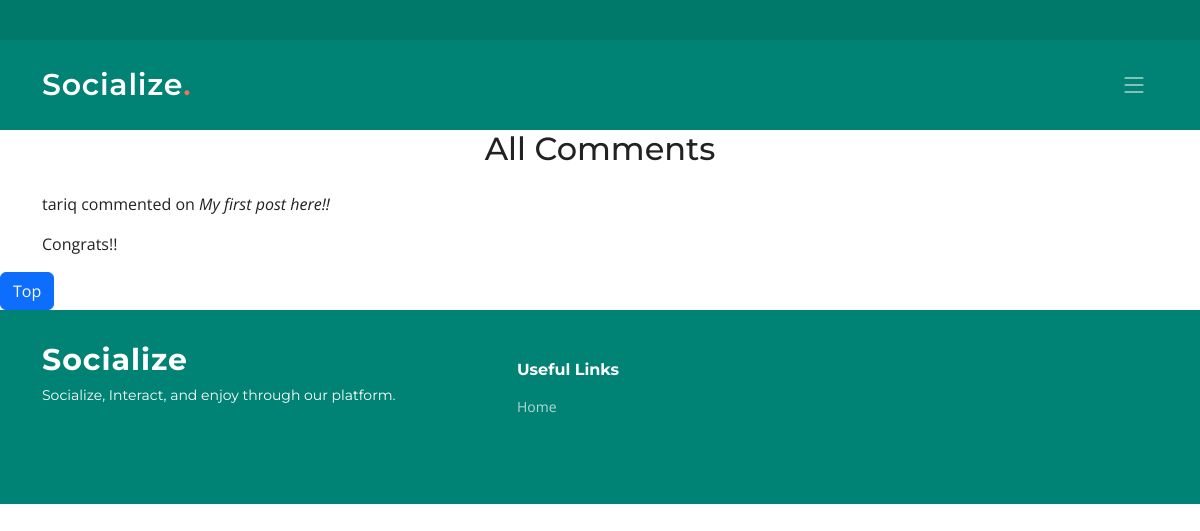
Page /admin_view_comments/ (signed in) on the committed database.
### app1/models.py (models this page shows, shortened)
class Comment(models.Model):
    post = models.ForeignKey(Post, related_name='comments', on_delete=models.CASCADE)
    user = models.ForeignKey(User, on_delete=models.CASCADE)
    content = models.TextField()
    timestamp = models.DateTimeField(auto_now_add=True)

class Post(models.Model):
    title = models.CharField(max_length=200)
    content = models.TextField()
    timestamp = models.DateTimeField(auto_now_add=True)

### app1/views.py (the view)
# urls.py: path('admin_view_comments/', views.view_comments, name='view_comments'),
@login_required
@user_passes_test(is_admin)
def view_comments(request):
    comments = Comment.objects.select_related('post', 'user').all()
    return render(request, 'view_comments.html', {'comments': comments})

### app1/views.py (called while the page is built)
def is_admin(user):
    return user.is_staff

### template/view_comments.html (shortened to what this page needs)
{% extends "index.html" %}
{% load static %}
{% block body %}
<body>
    <div class="container">
        <h2 class="text-center mb-4">All Comments</h2>
        {% if comments %}
            {% for comment in comments %}
            <div class="comment">
                <p class="comment-header">{{ comment.user.username }} commented on <em class="post-title">{{ comment.post.title }}</em></p>
                <p class="comment-content">{{ comment.content }}</p>
            </div>
            {% endfor %}
        {% else %}
            <p>No comments available.</p>
        {% endif %}
    </div>
    <button onclick="topFunction()" id="myBtn" class="btn btn-primary" title="Go to top">Top</button>
</body>
{% endblock body %}

### static/css/main.css (style rules this page uses)
:root { --font-default: "Open Sans", system-ui, -apple-system, "Segoe UI", Roboto, "Helvetica Neue", Arial, "Noto Sans", "Liberation Sans", sans-serif, "Apple Color Emoji", "Segoe UI Emoji", "Segoe UI Symbol", "Noto Color Emoji"; --font-primary: "Montserrat", sans-serif; --font-secondary: "Poppins", sans-serif; }
:root { --color-default: #222222; --color-primary: #008374; --color-secondary: #f85a40; }
:root { scroll-behavior: smooth; }
body { font-family: var(--font-default); color: var(--color-default); }
h1, h2, h3, h4, h5, h6 { font-family: var(--font-primary); }

### rows in the picture
Comment: user.username "tariq", post "My first post here!!", content "Congrats!!"
